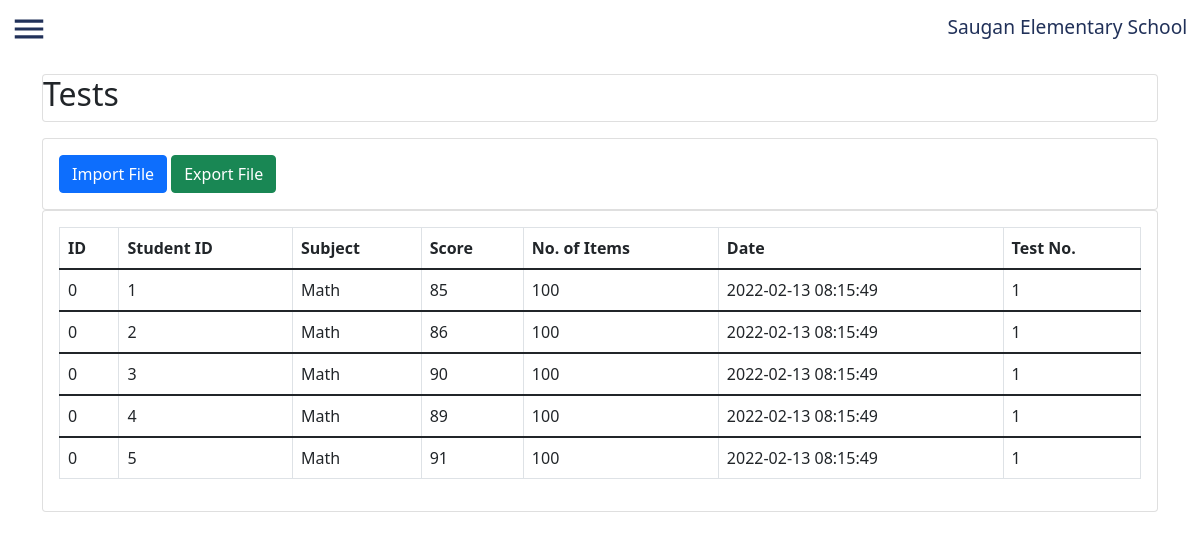
The app's page /alltests.php with its own data.
### tables this page shows
CREATE TABLE `tests` (
  `id` int(11) NOT NULL,
  `stud_id` int(11) NOT NULL,
  `subject` varchar(50) NOT NULL,
  `score` int(11) NOT NULL,
  `items` int(11) NOT NULL,
  `dateposted` timestamp NOT NULL DEFAULT current_timestamp() ON UPDATE current_timestamp(),
  `test_no` varchar(10) NOT NULL
);

### alltests.php (the view, shortened to what this page needs)
<?php
include "connect.php";
?>
<!DOCTYPE html>
<html>
<head>
	<link href="https://cdn.jsdelivr.net/npm/bootstrap@5.1.3/dist/css/bootstrap.min.css" rel="stylesheet">
	<link rel="stylesheet" type="text/css" href="sidebarother.css">
	<link rel="stylesheet" type="text/css" href="homepageother.css">
</head>
<body>
<section class="headerhome">
		<svg xmlns="http://www.w3.org/2000/svg" height="24" viewBox="0 0 24 24" width="24" id="hamburger"> <path d="M0 0h24v24H0z" fill="none" /> <path d="M3 18h18v-2H3v2zm0-5h18v-2H3v2zm0-7v2h18V6H3z" /></svg>
		<a href="adminhome.php" class="linkhome" id="linkhome">Saugan Elementary School</a>
</section>
	<div class="container">
		<div class ="jumbotron">
			<div class="card my-3">
				<h2>Tests</h2>
			</div>
			<div class="card">
				<div class="card-body">
					<button type="button" class="btn btn-primary" data-bs-toggle="modal" data-bs-target="#studentimportmodal">
  					Import File
					</button>
					<button type="button" class="btn btn-success" data-bs-toggle="modal" data-bs-target="#studentexportmodal">
  					Export File
					</button>
				</div>
			</div>
				<div class="card">
					<div class="card-body">
					<?php
						$query = "SELECT * from `tests`";
						$query_run = mysqli_query($con,$query);
					?>
					<div class ="table-responsive col-lg-12">	<table id="datatableid" class="table table-bordered">
							  <thead>
							    <tr>
							      <th scope="col">ID</th>
							      <th scope="col">Student ID</th>
							      <th scope="col">Subject</th>
							      <th scope="col">Score</th>
							      <th scope="col">No. of Items</th>
							      <th scope="col">Date</th>
							      <th scope="col">Test No.</th>
							    </tr>
							  </thead>
					<?php
						if ($query_run)
							{
								foreach ($query_run as $row)
							{
					?>
							  <tbody>
							    <tr>
							      <td><?php echo $row['id']; ?></td>
							      <td><?php echo $row['stud_id']; ?></td>
							      <td><?php echo $row['subject']; ?></td>
							      <td><?php echo $row['score']; ?></td>
							      <td><?php echo $row['items']; ?></td>
							      <td><?php echo $row['dateposted']; ?></td>
							      <td><?php echo $row['test_no']; ?></td>
							    </tr>
							  </tbody>
					<?php
							}
						}
						else{
						echo "Data does not exist";
						}
					?>
							</table>
						</div>
					</div>
				</div>
		</div>
	</div>
	<br><br>
</body>
</html>

### sidebarother.css (style rules this page uses)
body { margin: 0; padding: 0; }
#hamburger { fill: #213159; height: 38px; width: 38px; margin: 10px; cursor: pointer; }

### homepageother.css (style rules this page uses)
.linkhome { font-size: 1.2rem; text-decoration: none; color: #213159; padding: 0.8rem; float: right; transition: .3s ease; }

### records on screen
tests: id "0", stud_id "1", subject "Math", score "85", items "100", dateposted "2022-02-13 08:15:49", test_no "1"
tests: id "0", stud_id "2", subject "Math", score "86", items "100", dateposted "2022-02-13 08:15:49", test_no "1"
tests: id "0", stud_id "3", subject "Math", score "90", items "100", dateposted "2022-02-13 08:15:49", test_no "1"
tests: id "0", stud_id "4", subject "Math", score "89", items "100", dateposted "2022-02-13 08:15:49", test_no "1"
tests: id "0", stud_id "5", subject "Math", score "91", items "100", dateposted "2022-02-13 08:15:49", test_no "1"
